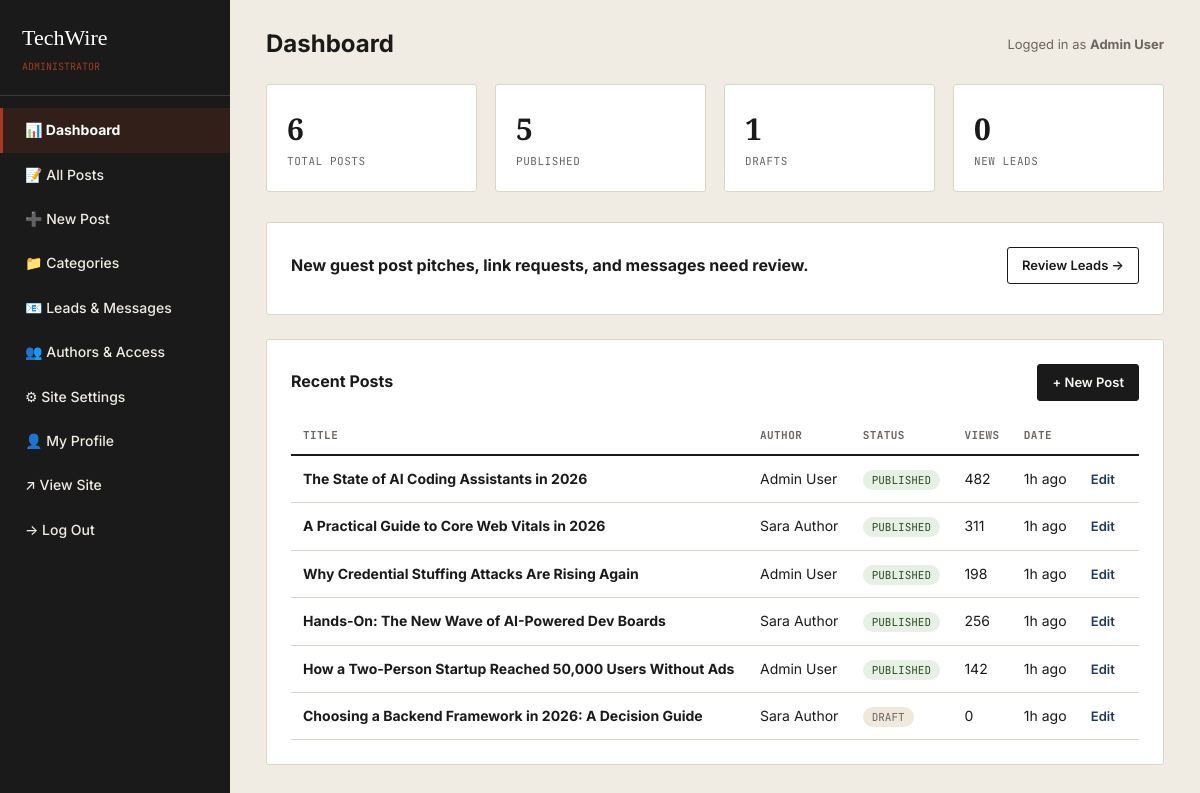
Page /admin/dashboard.php (signed in) on the committed database.
### tables this page shows
CREATE TABLE IF NOT EXISTS posts (
    id INT AUTO_INCREMENT PRIMARY KEY,
    title VARCHAR(255) NOT NULL,
    slug VARCHAR(255) NOT NULL UNIQUE,
    excerpt VARCHAR(500),
    content LONGTEXT NOT NULL,
    featured_image VARCHAR(255),
    category_id INT,
    author_id INT NOT NULL,
    status ENUM('draft','pending','published') NOT NULL DEFAULT 'draft',
    is_sponsored TINYINT(1) NOT NULL DEFAULT 0,
    post_type ENUM('standard','guest_post') NOT NULL DEFAULT 'standard',
    views INT NOT NULL DEFAULT 0,
    published_at DATETIME NULL,
    created_at DATETIME DEFAULT CURRENT_TIMESTAMP,
    updated_at DATETIME DEFAULT CURRENT_TIMESTAMP ON UPDATE CURRENT_TIMESTAMP,
    FOREIGN KEY (category_id) REFERENCES categories(id) ON DELETE SET NULL,
    FOREIGN KEY (author_id) REFERENCES users(id) ON DELETE CASCADE,
    FULLTEXT KEY ft_search (title, excerpt, content)
);

CREATE TABLE IF NOT EXISTS users (
    id INT AUTO_INCREMENT PRIMARY KEY,
    name VARCHAR(100) NOT NULL,
    email VARCHAR(150) NOT NULL UNIQUE,
    password VARCHAR(255) NOT NULL,
    role ENUM('admin','author') NOT NULL DEFAULT 'author',
    avatar VARCHAR(255) DEFAULT 'assets/images/avatar-default.png',
    bio TEXT,
    status ENUM('active','disabled') NOT NULL DEFAULT 'active',
    created_at DATETIME DEFAULT CURRENT_TIMESTAMP
);

### includes/functions.php (called while the page is built, shortened)
<?php
function e($str) {
    return htmlspecialchars($str ?? '', ENT_QUOTES, 'UTF-8');
}
function time_ago($datetime) {
    $diff = time() - strtotime($datetime);
    if ($diff < 86400) return floor($diff / 3600) . 'h ago';
    return date('M j, Y', strtotime($datetime));
}
function current_user_role() {
    return $_SESSION['user_role'] ?? null;
}

### admin/dashboard.php (the view, shortened to what this page needs)
<?php
require_once __DIR__ . '/../includes/config.php';
require_once __DIR__ . '/../includes/functions.php';
$is_admin = current_user_role() === 'admin';
if ($is_admin) {
    $total_posts = $pdo->query("SELECT COUNT(*) FROM posts")->fetchColumn();
    $published = $pdo->query("SELECT COUNT(*) FROM posts WHERE status='published'")->fetchColumn();
    $drafts = $pdo->query("SELECT COUNT(*) FROM posts WHERE status='draft'")->fetchColumn();
    $total_views = $pdo->query("SELECT COALESCE(SUM(views),0) FROM posts")->fetchColumn();
    $new_leads = $pdo->query("SELECT
        (SELECT COUNT(*) FROM contact_messages WHERE is_read=0) +
        (SELECT COUNT(*) FROM guest_post_submissions WHERE status='new') +
        (SELECT COUNT(*) FROM link_insertion_requests WHERE status='new')
    ")->fetchColumn();
    $recent_posts = $pdo->query("
        SELECT p.*, u.name AS author_name FROM posts p LEFT JOIN users u ON p.author_id = u.id
        ORDER BY p.created_at DESC LIMIT 6
    ")->fetchAll();
}
require_once __DIR__ . '/includes/admin-header.php';
?>
<div class="stat-cards">
  <div class="stat-card"><div class="num"><?= (int)$total_posts ?></div><div class="label"><?= $is_admin ? 'Total Posts' : 'My Posts' ?></div></div>
  <div class="stat-card"><div class="num"><?= (int)$published ?></div><div class="label">Published</div></div>
  <div class="stat-card"><div class="num"><?= (int)$drafts ?></div><div class="label">Drafts</div></div>
  <?php if ($is_admin): ?>
  <div class="stat-card"><div class="num"><?= (int)$new_leads ?></div><div class="label">New Leads</div></div>
  <?php else: ?>
  <div class="stat-card"><div class="num"><?= (int)$total_views ?></div><div class="label">Total Views</div></div>
  <?php endif; ?>
</div>
<?php if ($is_admin): ?>
<div class="admin-card">
  <div style="display:flex; justify-content:space-between; align-items:center; margin-bottom:6px;">
    <strong>New guest post pitches, link requests, and messages need review.</strong>
    <a href="<?= SITE_URL ?>/admin/leads.php" class="btn btn-sm btn-outline">Review Leads &rarr;</a>
  </div>
</div>
<?php endif; ?>
<div class="admin-card">
  <div style="display:flex; justify-content:space-between; align-items:center; margin-bottom:16px;">
    <strong>Recent Posts</strong>
    <a href="<?= SITE_URL ?>/admin/post-edit.php" class="btn btn-sm btn-primary">+ New Post</a>
  </div>
  <?php if ($recent_posts): ?>
  <table class="admin-table">
    <thead><tr><th>Title</th><?php if ($is_admin): ?><th>Author</th><?php endif; ?><th>Status</th><th>Views</th><th>Date</th><th></th></tr></thead>
    <tbody>
      <?php foreach ($recent_posts as $p): ?>
      <tr>
        <td><strong><?= e($p['title']) ?></strong></td>
        <?php if ($is_admin): ?><td><?= e($p['author_name']) ?></td><?php endif; ?>
        <td><span class="status-pill status-<?= e($p['status']) ?>"><?= e($p['status']) ?></span></td>
        <td><?= (int)$p['views'] ?></td>
        <td><?= time_ago($p['created_at']) ?></td>
        <td class="row-actions"><a href="<?= SITE_URL ?>/admin/post-edit.php?id=<?= (int)$p['id'] ?>">Edit</a></td>
      </tr>
      <?php endforeach; ?>
    </tbody>
  </table>
  <?php else: ?>
    <div class="empty-state"><p>No posts yet. <a href="<?= SITE_URL ?>/admin/post-edit.php">Write your first one &rarr;</a></p></div>
  <?php endif; ?>
</div>
<?php require_once __DIR__ . '/includes/admin-footer.php'; ?>

### assets/css/style.css (style rules this page uses)
:root { --ink: #1A1A1A; --paper: #FAF7F2; --paper-warm: #F1ECE3; --blue: #1E3A5F; --blue-light: #2E5481; --brick: #A33B20; --grey: #6B6560; --grey-light: #C9C2B8; --border: #DDD5C7; --white: #FFFFFF; --serif: 'Source Serif 4', Georgia, serif; --sans: 'Inter', -apple-system, sans-serif; --mono: 'JetBrains Mono', 'Courier New', monospace; --max-width: 1180px; --radius: 3px; }
* { box-sizing: border-box; }
html { scroll-behavior: smooth; }
body { margin: 0; font-family: var(--sans); color: var(--ink); background: var(--paper); line-height: 1.6; -webkit-font-smoothing: antialiased; }
a { color: var(--blue); text-decoration: none; }
.btn { display: inline-block; font-family: var(--sans); font-weight: 600; font-size: 14px; padding: 11px 22px; border-radius: var(--radius); border: 1.5px solid var(--ink); cursor: pointer; text-align: center; }
.btn-primary { background: var(--ink); color: var(--paper); }
.btn-outline { background: transparent; color: var(--ink); }
.btn-sm { padding: 7px 14px; font-size: 13px; }
.admin-body { background: var(--paper-warm); font-family: var(--sans); }
.stat-cards { display: grid; grid-template-columns: repeat(4, 1fr); gap: 18px; margin-bottom: 30px; }
.stat-card { background: var(--white); border: 1px solid var(--border); border-radius: var(--radius); padding: 20px; }
.stat-card .num { font-family: var(--serif); font-size: 30px; font-weight: 700; }
.stat-card .label { font-family: var(--mono); font-size: 11px; text-transform: uppercase; color: var(--grey); letter-spacing: 0.05em; }
.admin-card { background: var(--white); border: 1px solid var(--border); border-radius: var(--radius); padding: 24px; margin-bottom: 24px; }
.admin-table { width: 100%; border-collapse: collapse; font-size: 14px; }
.admin-table th { text-align: left; font-family: var(--mono); font-size: 11px; text-transform: uppercase; color: var(--grey); letter-spacing: 0.04em; padding: 10px 12px; border-bottom: 2px solid var(--ink); }
.admin-table td { padding: 12px; border-bottom: 1px solid var(--border); vertical-align: middle; }
.status-pill { font-family: var(--mono); font-size: 11px; padding: 3px 9px; border-radius: 20px; text-transform: uppercase; }
.status-published { background: #E7F0E5; color: #2E4A26; }
.status-draft { background: #EFE9DC; color: var(--grey); }
.row-actions a { margin-right: 12px; font-size: 13px; font-weight: 600; }

### rows in the picture
posts: title "The State of AI Coding Assistants in 2026", author.name "Admin User", status "PUBLISHED", views "482", created_at "1h ago"
posts: title "A Practical Guide to Core Web Vitals in 2026", author.name "Sara Author", status "PUBLISHED", views "311", created_at "1h ago"
posts: title "Why Credential Stuffing Attacks Are Rising Again", author.name "Admin User", status "PUBLISHED", views "198", created_at "1h ago"
posts: title "Hands-On: The New Wave of AI-Powered Dev Boards", author.name "Sara Author", status "PUBLISHED", views "256", created_at "1h ago"
posts: title "How a Two-Person Startup Reached 50,000 Users Without Ads", author.name "Admin User", status "PUBLISHED", views "142", created_at "1h ago"
posts: title "Choosing a Backend Framework in 2026: A Decision Guide", author.name "Sara Author", status "DRAFT", views "0", created_at "1h ago"

### other values in the picture
$site_name "TechWire"
$page_title "Dashboard"
$_SESSION['user_name'] "Admin User"
$total_posts "6"
$published "5"
$drafts "1"
$new_leads "0"
